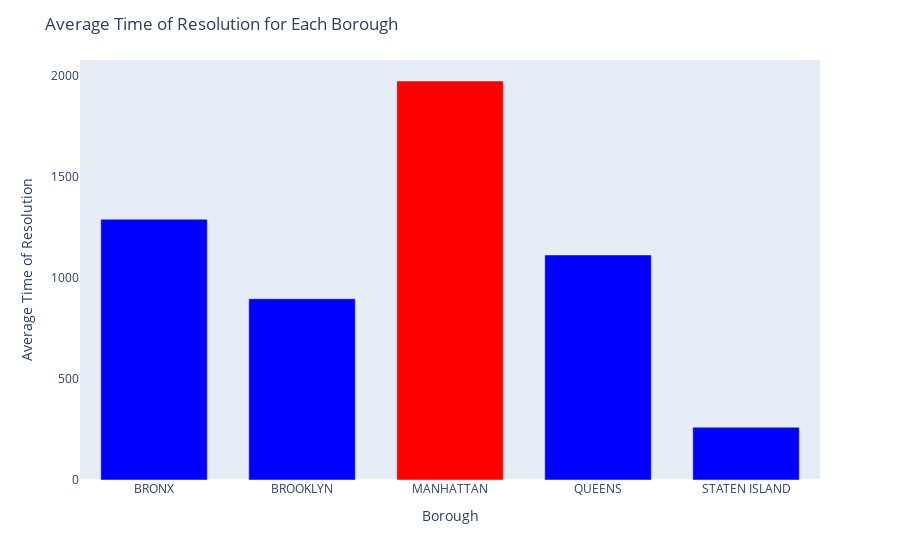

The notebook cell saved with this chart:
### Code cell
import plotly.express as px
default_color = "blue"
colors = {"MANHATTAN": "red"}

color_discrete_map = {
    c: colors.get(c, default_color)
    for c in data_grp_borogh["park_borough"].unique()
}

fig = px.bar(data_grp_borogh, x='park_borough', y='resolution_mins_mean', color='park_borough',
            color_discrete_map=color_discrete_map)

fig.update_layout(
    title_text="Average Time of Resolution for Each Borough",
    xaxis_title_text="Borough",
    yaxis_title_text="Average Time of Resolution",
    bargap=0.2,
    bargroupgap=0.1,
    showlegend=False
)
fig.update_xaxes(showgrid=False)
fig.update_yaxes(showgrid=False)
fig

### Figure 1 — Plotly figure (JSON) as saved in the notebook; plotly's stock layout.template omitted (floating-point values rounded to 4 significant figures)
{"data": [{"alignmentgroup": "True", "hovertemplate": "park_borough=%{x}<br>resolution_mins_mean=%{y}<extra></extra>", "legendgroup": "BRONX", "marker": {"color": "blue"}, "name": "BRONX", "offsetgroup": "BRONX", "orientation": "v", "showlegend": true, "textposition": "auto", "type": "bar", "x": ["BRONX"], "xaxis": "x", "y": [1289.0], "yaxis": "y"}, {"alignmentgroup": "True", "hovertemplate": "park_borough=%{x}<br>resolution_mins_mean=%{y}<extra></extra>", "legendgroup": "BROOKLYN", "marker": {"color": "blue"}, "name": "BROOKLYN", "offsetgroup": "BROOKLYN", "orientation": "v", "showlegend": true, "textposition": "auto", "type": "bar", "x": ["BROOKLYN"], "xaxis": "x", "y": [895.9], "yaxis": "y"}, {"alignmentgroup": "True", "hovertemplate": "park_borough=%{x}<br>resolution_mins_mean=%{y}<extra></extra>", "legendgroup": "MANHATTAN", "marker": {"color": "red"}, "name": "MANHATTAN", "offsetgroup": "MANHATTAN", "orientation": "v", "showlegend": true, "textposition": "auto", "type": "bar", "x": ["MANHATTAN"], "xaxis": "x", "y": [1972.0], "yaxis": "y"}, {"alignmentgroup": "True", "hovertemplate": "park_borough=%{x}<br>resolution_mins_mean=%{y}<extra></extra>", "legendgroup": "QUEENS", "marker": {"color": "blue"}, "name": "QUEENS", "offsetgroup": "QUEENS", "orientation": "v", "showlegend": true, "textposition": "auto", "type": "bar", "x": ["QUEENS"], "xaxis": "x", "y": [1112.0], "yaxis": "y"}, {"alignmentgroup": "True", "hovertemplate": "park_borough=%{x}<br>resolution_mins_mean=%{y}<extra></extra>", "legendgroup": "STATEN ISLAND", "marker": {"color": "blue"}, "name": "STATEN ISLAND", "offsetgroup": "STATEN ISLAND", "orientation": "v", "showlegend": true, "textposition": "auto", "type": "bar", "x": ["STATEN ISLAND"], "xaxis": "x", "y": [260.8], "yaxis": "y"}], "layout": {"bargap": 0.2, "bargroupgap": 0.1, "barmode": "relative", "legend": {"title": {"text": "park_borough"}, "tracegroupgap": 0}, "margin": {"t": 60}, "showlegend": false, "title": {"text": "Average Time of Resolution for Each Borough"}, "xaxis": {"anchor": "y", "categoryarray": ["BRONX", "BROOKLYN", "MANHATTAN", "QUEENS", "STATEN ISLAND"], "categoryorder": "array", "domain": [0, 1], "showgrid": false, "title": {"text": "Borough"}}, "yaxis": {"anchor": "x", "domain": [0, 1], "showgrid": false, "title": {"text": "Average Time of Resolution"}}}}
